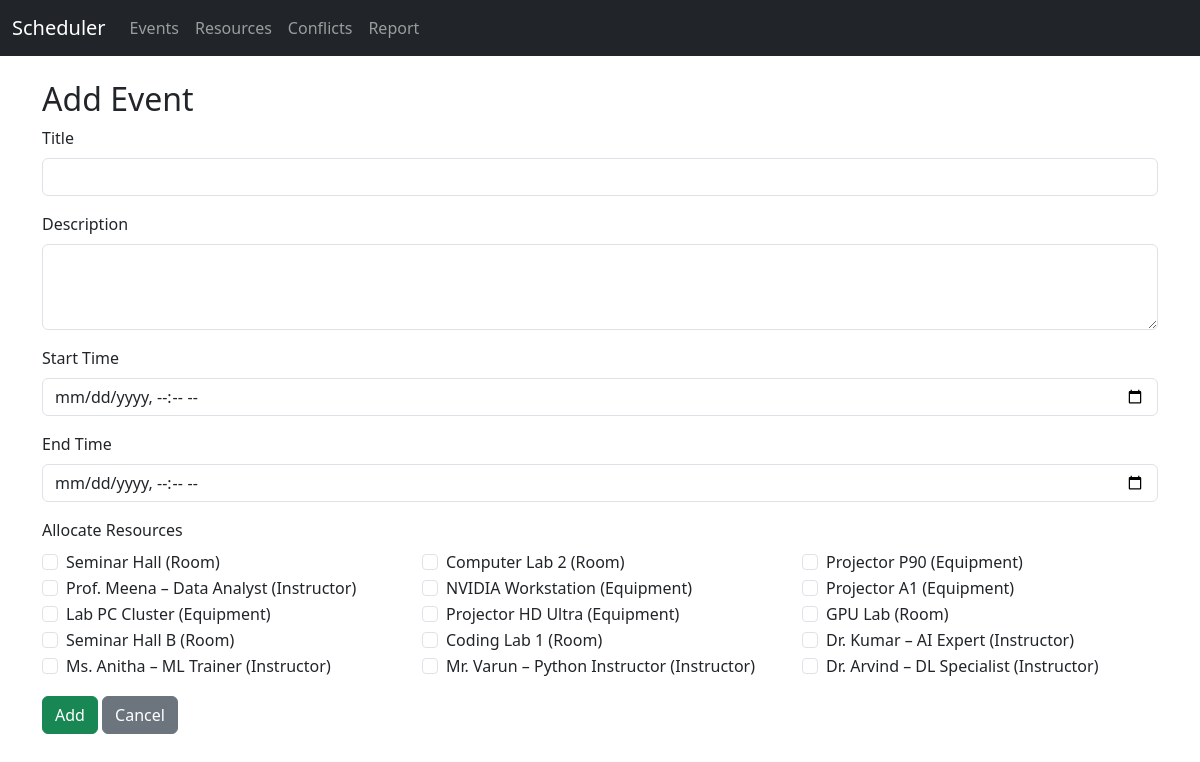
Page /events/add on the committed database.
### app.py (models this page shows)
class Resource(db.Model):
    __tablename__ = 'resources'
    resource_id = db.Column(db.Integer, primary_key=True)
    resource_name = db.Column(db.String(200), nullable=False)
    resource_type = db.Column(db.String(100), nullable=False)
    allocations = db.relationship('EventResourceAllocation',
                                  back_populates='resource',
                                  cascade='all, delete-orphan')

### app.py (the view, shortened to what this page needs)
@app.route('/events/add', methods=['GET', 'POST'])
def add_event():
    resources = Resource.query.all()
    return render_template('event_form.html', action="Add", resources=resources)

### templates/event_form.html
{% extends "base.html" %}
{% block content %}
<h2>{{ action }} Event</h2>
<form method="post">
  <div class="mb-3">
    <label class="form-label">Title</label>
    <input type="text" name="title" class="form-control"
           value="{{ event.title if event else '' }}" required>
  </div>
  <div class="mb-3">
    <label class="form-label">Description</label>
    <textarea name="description" class="form-control" rows="3">{{ event.description if event else '' }}</textarea>
  </div>
  <div class="mb-3">
    <label class="form-label">Start Time</label>
    <input type="datetime-local" name="start_time" class="form-control"
           value="{% if event %}{{ event.start_time.strftime('%Y-%m-%dT%H:%M') }}{% endif %}" required>
  </div>
  <div class="mb-3">
    <label class="form-label">End Time</label>
    <input type="datetime-local" name="end_time" class="form-control"
           value="{% if event %}{{ event.end_time.strftime('%Y-%m-%dT%H:%M') }}{% endif %}" required>
  </div>
  <div class="mb-3">
    <label class="form-label">Allocate Resources</label>
    <div class="row">
      {% for r in resources %}
        <div class="col-md-4">
          <div class="form-check">
            <input class="form-check-input"
                   type="checkbox"
                   name="resources"
                   value="{{ r.resource_id }}"
                   id="res_{{ r.resource_id }}"
                   {% if selected_resource_ids and r.resource_id in selected_resource_ids %}checked{% endif %}>
            <label class="form-check-label" for="res_{{ r.resource_id }}">
              {{ r.resource_name }} ({{ r.resource_type }})
            </label>
          </div>
        </div>
      {% endfor %}
    </div>
  </div>
  <button type="submit" class="btn btn-success">{{ action }}</button>
  <a href="{{ url_for('list_events') }}" class="btn btn-secondary">Cancel</a>
</form>
{% endblock %}

### rows in the picture
Resource: resource_name "Seminar Hall", resource_type "Room"
Resource: resource_name "Computer Lab 2", resource_type "Room"
Resource: resource_name "Projector P90", resource_type "Equipment"
Resource: resource_name "Prof. Meena – Data Analyst", resource_type "Instructor"
Resource: resource_name "NVIDIA Workstation", resource_type "Equipment"
Resource: resource_name "Projector A1", resource_type "Equipment"
Resource: resource_name "Lab PC Cluster", resource_type "Equipment"
Resource: resource_name "Projector HD Ultra", resource_type "Equipment"
Resource: resource_name "GPU Lab", resource_type "Room"
Resource: resource_name "Seminar Hall B", resource_type "Room"
Resource: resource_name "Coding Lab 1", resource_type "Room"
Resource: resource_name "Dr. Kumar – AI Expert", resource_type "Instructor"
Resource: resource_name "Ms. Anitha – ML Trainer", resource_type "Instructor"
Resource: resource_name "Mr. Varun – Python Instructor", resource_type "Instructor"
Resource: resource_name "Dr. Arvind – DL Specialist", resource_type "Instructor"

### other values in the picture
{{ action }} "Add"
